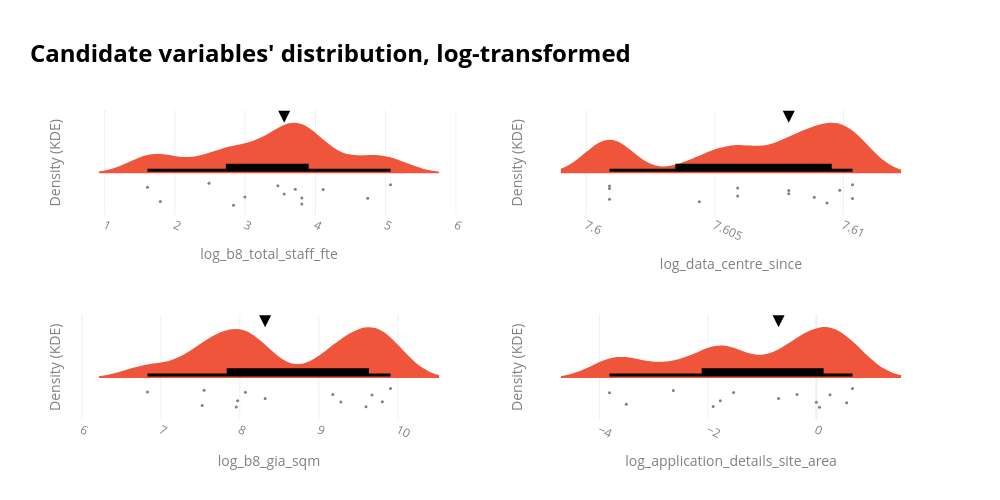

Notebook code for this chart:
### Markdown cell above
The distributions are far from normal, but it is time to run the models, and the assumptions can be addressed after.

### Code cell
# # _________________________________________________________________
# # Plots kde curves again with log-transformed variables
# # _________________________________________________________________
# value_cols = ['log_b8_total_staff_fte', 'log_data_centre_since', 'log_b8_gia_sqm', 'log_application_details_site_area']
# cols_to_show = ['id', 'lpa_name'] + value_cols
# df0 = data_ldn_exstg_regression

# n = len(value_cols)
# ncols = 2
# nrows = math.ceil(n / ncols)
# fig = make_subplots(rows=nrows, cols=ncols, horizontal_spacing=0.10,vertical_spacing=0.32)
# # _________________________________________________________________
# # Violin plots
# # _________________________________________________________________
# for idx, value_col in enumerate(value_cols):
#     r = idx // ncols + 1
#     c = idx % ncols + 1
#     df = df0.dropna(subset=[value_col]).copy()
#     if df.empty:
#         continue

#     subset_customdata = df[cols_to_show].to_numpy()
#     hovertemplate = "<br>".join([f"{col}: %{{customdata[{i}]}}" for i, col in enumerate(cols_to_show)])
#     median_value = df[value_col].median()

#     # # # IQR bounds. Using the IQR, the outlier data points are the ones falling below Q1–1.5 IQR or above Q3 + 1.5 IQR: https://careerfoundry.com/en/blog/data-analytics/how-to-find-outliers/
#     # q1x, q3x = df[value_col].quantile([0.25, 0.75])
#     # iqrx = q3x - q1x
#     # low_x, high_x = q1x - 1.5 * iqrx, q3x + 1.5 * iqrx
#     # iqr_bounds = [low_x, high_x]

#     # Auto bandwidth based on numeric range
#     vmin, vmax = df[value_col].min(), df[value_col].max()
#     rng = vmax - vmin
#     if pd.isna(rng) or rng == 0:
#         bw_bottom, bw_top = 1, 3
#     else:
#         bw_bottom = max(rng * 0.03, rng * 0.005)
#         bw_top = max(rng * 0.10, rng * 0.02)

#     fig.add_trace(go.Violin(
#         x=df[value_col],orientation='h', side='positive', width=2, bandwidth=bw_top,line=dict(width=0),
#         points="all",jitter=0.3, pointpos=-0.4, marker=dict(color='grey', size=3, opacity=1),
#         box_visible=True, box_fillcolor='black', box_line=dict(color='black', width=3), box_width=0.2,
#         fillcolor=base_color, showlegend=False, customdata=subset_customdata, hovertemplate=hovertemplate,
#     ), row=r, col=c)
# # _________________________________________________________________
# # Helper elements
# # _________________________________________________________________
#     # # IQR bounds
#     # for i, b in enumerate(iqr_bounds):
#     #     fig.add_vline(x=b, line_width=1, line_dash="dot", line_color="black", row=r, col=c, showlegend=False)
#     #     # invisible point just for hover
#     #     fig.add_trace(go.Scatter(x=[b], y=[0],mode="markers", marker=dict(opacity=0),hovertemplate=f"IQR bound: {b:,.2f}<extra></extra>",showlegend=False,), row=r, col=c)

#     # Median arrow
#     fig.add_trace(go.Scatter(x=[median_value], mode='markers', marker=dict(symbol='arrow-down', color='black', size=12), showlegend=False,  hovertemplate="<br>".join([f"Median: {median_value}"])), row=r, col=c)
    
#     # Style subplot axes
#     fig.update_yaxes(showticklabels=False, title="Density (KDE)", ticks="", showgrid=False, zeroline=False, row=r, col=c)
#     fig.update_xaxes(title_text=value_col, row=r, col=c)
#     fig.update_xaxes(tickangle=25, tickfont=dict(color=labels_colour), title_font=dict(color=labels_colour))
#     fig.update_yaxes(tickfont=dict(color=labels_colour), title_font=dict(color=labels_colour))

# fig.update_layout(violinmode='overlay', width=1000, height=250 * nrows, template='plotly_white',
#     title=dict(
#         text=(
#             f"<br><span style='font-size:24px; font-weight:bold; color:{notes_colour}; display:block; margin-bottom:2px;'>"
#             "Candidate variables' distribution, log-transformed"
#             "</span><br>"
#             # f"<span style='font-size:13px; font-weight:300; color:{notes_colour}; display:block; margin-bottom:0px;'>"
#             # "All plots show long tails with notable outliers (points beyond dashed IQR bounds)."
#             # "</span><br>"
#         ),
#         x=0.03, xanchor="left", y=0.92, yanchor="top",
#     ),
#     margin=dict(t=110),
# )
# fig.show()

### Figure 1 — Plotly figure (JSON) as saved in the notebook; plotly's stock layout.template omitted (floating-point values rounded to 4 significant figures)
{"data": [{"bandwidth": 0.3459, "box": {"fillcolor": "black", "line": {"color": "black", "width": 3}, "visible": true, "width": 0.2}, "customdata": [["Islington-P2013_1089_FUL", "Islington", 3.555, 7.601, 7.547, 0.6673], ["Hounslow-P_2009_1661", "Hounslow", 5.069, 7.601, 9.805, 1e-06], ["Enfield-TP_11_1373", "Enfield", 3.807, 7.601, 7.955, -3.817], ["Hounslow-P_2007_1897", "Hounslow", 1.792, 7.604, 9.279, 0.559], ["Enfield-LDC_08_0514", "Enfield", 3.807, 7.606, 7.972, 0.2526], ["Tower_Hamlets-PA_08_01799", "Tower Hamlets", 4.745, 7.606, 9.907, -0.3567], ["Tower_Hamlets-PA_13_00803", "Tower Hamlets", 3.714, 7.608, 9.176, -1.528], ["Hounslow-P_2011_3272", "Hounslow", 2.485, 7.608, 9.674, 0.05827], ["Tower_Hamlets-PA_20_02381_NC", "Tower Hamlets", 4.111, 7.609, 9.597, -0.6966], ["Bexley-23_00960_FUL", "Bexley", 2.833, 7.609, 8.32, -3.507], ["Camden-2022_3535_P", "Camden", 1.609, 7.61, 8.07, -1.772], ["Bromley-19_04182_FULL1", "Bromley", 2.996, 7.61, 6.831, -1.904], ["Tower_Hamlets-PA_21_00615_NC", "Tower Hamlets", 3.466, 7.61, 7.523, -2.639]], "fillcolor": "#EF553B", "hovertemplate": "id: %{customdata[0]}<br>lpa_name: %{customdata[1]}<br>log_b8_total_staff_fte: %{customdata[2]}<br>log_data_centre_since: %{customdata[3]}<br>log_b8_gia_sqm: %{customdata[4]}<br>log_application_details_site_area: %{customdata[5]}", "jitter": 0.3, "line": {"width": 0}, "marker": {"color": "grey", "opacity": 1, "size": 3}, "orientation": "h", "pointpos": -0.4, "points": "all", "showlegend": false, "side": "positive", "type": "violin", "width": 2, "x": [3.555, 5.069, 3.807, 1.792, 3.807, 4.745, 3.714, 2.485, 4.111, 2.833, 1.609, 2.996, 3.466], "xaxis": "x", "yaxis": "y"}, {"hovertemplate": "Median: 3.555348090060842", "marker": {"color": "black", "size": 12, "symbol": "arrow-down"}, "mode": "markers", "showlegend": false, "type": "scatter", "x": [3.555], "xaxis": "x", "yaxis": "y"}, {"bandwidth": 0.0009455, "box": {"fillcolor": "black", "line": {"color": "black", "width": 3}, "visible": true, "width": 0.2}, "customdata": [["Islington-P2013_1089_FUL", "Islington", 3.555, 7.601, 7.547, 0.6673], ["Hounslow-P_2009_1661", "Hounslow", 5.069, 7.601, 9.805, 1e-06], ["Enfield-TP_11_1373", "Enfield", 3.807, 7.601, 7.955, -3.817], ["Hounslow-P_2007_1897", "Hounslow", 1.792, 7.604, 9.279, 0.559], ["Enfield-LDC_08_0514", "Enfield", 3.807, 7.606, 7.972, 0.2526], ["Tower_Hamlets-PA_08_01799", "Tower Hamlets", 4.745, 7.606, 9.907, -0.3567], ["Tower_Hamlets-PA_13_00803", "Tower Hamlets", 3.714, 7.608, 9.176, -1.528], ["Hounslow-P_2011_3272", "Hounslow", 2.485, 7.608, 9.674, 0.05827], ["Tower_Hamlets-PA_20_02381_NC", "Tower Hamlets", 4.111, 7.609, 9.597, -0.6966], ["Bexley-23_00960_FUL", "Bexley", 2.833, 7.609, 8.32, -3.507], ["Camden-2022_3535_P", "Camden", 1.609, 7.61, 8.07, -1.772], ["Bromley-19_04182_FULL1", "Bromley", 2.996, 7.61, 6.831, -1.904], ["Tower_Hamlets-PA_21_00615_NC", "Tower Hamlets", 3.466, 7.61, 7.523, -2.639]], "fillcolor": "#EF553B", "hovertemplate": "id: %{customdata[0]}<br>lpa_name: %{customdata[1]}<br>log_b8_total_staff_fte: %{customdata[2]}<br>log_data_centre_since: %{customdata[3]}<br>log_b8_gia_sqm: %{customdata[4]}<br>log_application_details_site_area: %{customdata[5]}", "jitter": 0.3, "line": {"width": 0}, "marker": {"color": "grey", "opacity": 1, "size": 3}, "orientation": "h", "pointpos": -0.4, "points": "all", "showlegend": false, "side": "positive", "type": "violin", "width": 2, "x": [7.601, 7.601, 7.601, 7.604, 7.606, 7.606, 7.608, 7.608, 7.609, 7.609, 7.61, 7.61, 7.61], "xaxis": "x2", "yaxis": "y2"}, {"hovertemplate": "Median: 7.607878073775032", "marker": {"color": "black", "size": 12, "symbol": "arrow-down"}, "mode": "markers", "showlegend": false, "type": "scatter", "x": [7.608], "xaxis": "x2", "yaxis": "y2"}, {"bandwidth": 0.3077, "box": {"fillcolor": "black", "line": {"color": "black", "width": 3}, "visible": true, "width": 0.2}, "customdata": [["Islington-P2013_1089_FUL", "Islington", 3.555, 7.601, 7.547, 0.6673], ["Hounslow-P_2009_1661", "Hounslow", 5.069, 7.601, 9.805, 1e-06], ["Enfield-TP_11_1373", "Enfield", 3.807, 7.601, 7.955, -3.817], ["Hounslow-P_2007_1897", "Hounslow", 1.792, 7.604, 9.279, 0.559], ["Enfield-LDC_08_0514", "Enfield", 3.807, 7.606, 7.972, 0.2526], ["Tower_Hamlets-PA_08_01799", "Tower Hamlets", 4.745, 7.606, 9.907, -0.3567], ["Tower_Hamlets-PA_13_00803", "Tower Hamlets", 3.714, 7.608, 9.176, -1.528], ["Hounslow-P_2011_3272", "Hounslow", 2.485, 7.608, 9.674, 0.05827], ["Tower_Hamlets-PA_20_02381_NC", "Tower Hamlets", 4.111, 7.609, 9.597, -0.6966], ["Bexley-23_00960_FUL", "Bexley", 2.833, 7.609, 8.32, -3.507], ["Camden-2022_3535_P", "Camden", 1.609, 7.61, 8.07, -1.772], ["Bromley-19_04182_FULL1", "Bromley", 2.996, 7.61, 6.831, -1.904], ["Tower_Hamlets-PA_21_00615_NC", "Tower Hamlets", 3.466, 7.61, 7.523, -2.639]], "fillcolor": "#EF553B", "hovertemplate": "id: %{customdata[0]}<br>lpa_name: %{customdata[1]}<br>log_b8_total_staff_fte: %{customdata[2]}<br>log_data_centre_since: %{customdata[3]}<br>log_b8_gia_sqm: %{customdata[4]}<br>log_application_details_site_area: %{customdata[5]}", "jitter": 0.3, "line": {"width": 0}, "marker": {"color": "grey", "opacity": 1, "size": 3}, "orientation": "h", "pointpos": -0.4, "points": "all", "showlegend": false, "side": "positive", "type": "violin", "width": 2, "x": [7.547, 9.805, 7.955, 9.279, 7.972, 9.907, 9.176, 9.674, 9.597, 8.32, 8.07, 6.831, 7.523], "xaxis": "x3", "yaxis": "y3"}, {"hovertemplate": "Median: 8.31971738709427", "marker": {"color": "black", "size": 12, "symbol": "arrow-down"}, "mode": "markers", "showlegend": false, "type": "scatter", "x": [8.32], "xaxis": "x3", "yaxis": "y3"}, {"bandwidth": 0.4484, "box": {"fillcolor": "black", "line": {"color": "black", "width": 3}, "visible": true, "width": 0.2}, "customdata": [["Islington-P2013_1089_FUL", "Islington", 3.555, 7.601, 7.547, 0.6673], ["Hounslow-P_2009_1661", "Hounslow", 5.069, 7.601, 9.805, 1e-06], ["Enfield-TP_11_1373", "Enfield", 3.807, 7.601, 7.955, -3.817], ["Hounslow-P_2007_1897", "Hounslow", 1.792, 7.604, 9.279, 0.559], ["Enfield-LDC_08_0514", "Enfield", 3.807, 7.606, 7.972, 0.2526], ["Tower_Hamlets-PA_08_01799", "Tower Hamlets", 4.745, 7.606, 9.907, -0.3567], ["Tower_Hamlets-PA_13_00803", "Tower Hamlets", 3.714, 7.608, 9.176, -1.528], ["Hounslow-P_2011_3272", "Hounslow", 2.485, 7.608, 9.674, 0.05827], ["Tower_Hamlets-PA_20_02381_NC", "Tower Hamlets", 4.111, 7.609, 9.597, -0.6966], ["Bexley-23_00960_FUL", "Bexley", 2.833, 7.609, 8.32, -3.507], ["Camden-2022_3535_P", "Camden", 1.609, 7.61, 8.07, -1.772], ["Bromley-19_04182_FULL1", "Bromley", 2.996, 7.61, 6.831, -1.904], ["Tower_Hamlets-PA_21_00615_NC", "Tower Hamlets", 3.466, 7.61, 7.523, -2.639]], "fillcolor": "#EF553B", "hovertemplate": "id: %{customdata[0]}<br>lpa_name: %{customdata[1]}<br>log_b8_total_staff_fte: %{customdata[2]}<br>log_data_centre_since: %{customdata[3]}<br>log_b8_gia_sqm: %{customdata[4]}<br>log_application_details_site_area: %{customdata[5]}", "jitter": 0.3, "line": {"width": 0}, "marker": {"color": "grey", "opacity": 1, "size": 3}, "orientation": "h", "pointpos": -0.4, "points": "all", "showlegend": false, "side": "positive", "type": "violin", "width": 2, "x": [0.6673, 1e-06, -3.817, 0.559, 0.2526, -0.3567, -1.528, 0.05827, -0.6966, -3.507, -1.772, -1.904, -2.639], "xaxis": "x4", "yaxis": "y4"}, {"hovertemplate": "Median: -0.696550966873593", "marker": {"color": "black", "size": 12, "symbol": "arrow-down"}, "mode": "markers", "showlegend": false, "type": "scatter", "x": [-0.6966], "xaxis": "x4", "yaxis": "y4"}], "layout": {"height": 500, "margin": {"t": 110}, "title": {"text": "<br><span style='font-size:24px; font-weight:bold; color:black; display:block; margin-bottom:2px;'>Candidate variables' distribution, log-transformed</span><br>", "x": 0.03, "xanchor": "left", "y": 0.92, "yanchor": "top"}, "violinmode": "overlay", "width": 1000, "xaxis": {"anchor": "y", "domain": [0, 0.45], "tickangle": 25, "tickfont": {"color": "grey"}, "title": {"font": {"color": "grey"}, "text": "log_b8_total_staff_fte"}}, "xaxis2": {"anchor": "y2", "domain": [0.55, 1], "tickangle": 25, "tickfont": {"color": "grey"}, "title": {"font": {"color": "grey"}, "text": "log_data_centre_since"}}, "xaxis3": {"anchor": "y3", "domain": [0, 0.45], "tickangle": 25, "tickfont": {"color": "grey"}, "title": {"font": {"color": "grey"}, "text": "log_b8_gia_sqm"}}, "xaxis4": {"anchor": "y4", "domain": [0.55, 1], "tickangle": 25, "tickfont": {"color": "grey"}, "title": {"font": {"color": "grey"}, "text": "log_application_details_site_area"}}, "yaxis": {"anchor": "x", "domain": [0.66, 1.0], "showgrid": false, "showticklabels": false, "tickfont": {"color": "grey"}, "ticks": "", "title": {"font": {"color": "grey"}, "text": "Density (KDE)"}, "zeroline": false}, "yaxis2": {"anchor": "x2", "domain": [0.66, 1.0], "showgrid": false, "showticklabels": false, "tickfont": {"color": "grey"}, "ticks": "", "title": {"font": {"color": "grey"}, "text": "Density (KDE)"}, "zeroline": false}, "yaxis3": {"anchor": "x3", "domain": [0, 0.34], "showgrid": false, "showticklabels": false, "tickfont": {"color": "grey"}, "ticks": "", "title": {"font": {"color": "grey"}, "text": "Density (KDE)"}, "zeroline": false}, "yaxis4": {"anchor": "x4", "domain": [0, 0.34], "showgrid": false, "showticklabels": false, "tickfont": {"color": "grey"}, "ticks": "", "title": {"font": {"color": "grey"}, "text": "Density (KDE)"}, "zeroline": false}}}
